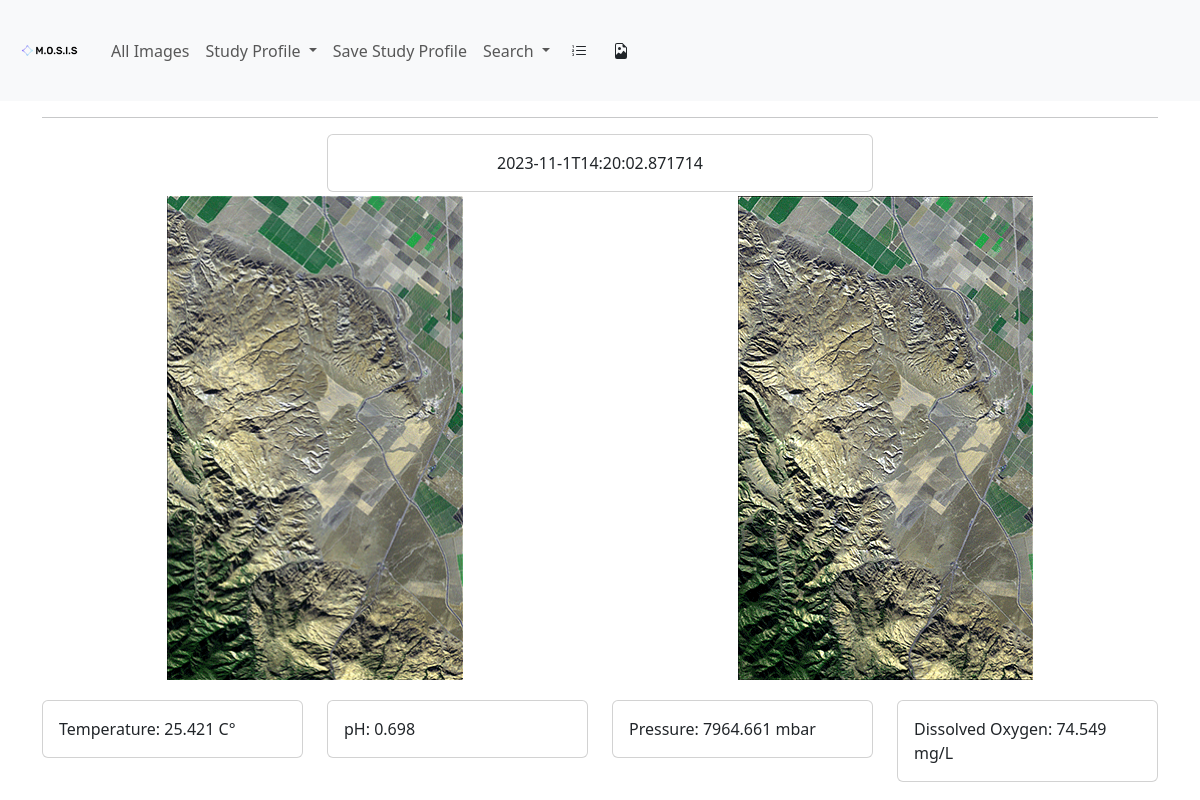
Page /entry/6 on the committed database.
### app.py (models this page shows, shortened)
class MediaMetadata(db.Model):
    __tablename__ = "MediaMetadata"
    metadataId = db.Column(INTEGER,
                           primary_key=True,
                           autoincrement=True,
                           nullable=False)
    entryId = db.Column(INTEGER, db.ForeignKey(MediaEntry.entryId))
    leftCameraMedia = db.Column(TEXT, nullable=False)
    rightCameraMedia = db.Column(TEXT, nullable=False)
    time = db.Column(TEXT, nullable=False)
    temperature = db.Column(REAL, nullable=False)
    pressure = db.Column(REAL, nullable=False)
    ph = db.Column(REAL, nullable=False)
    dissolvedOxygen = db.Column(REAL, nullable=False)

### app.py (the view, shortened to what this page needs)
@app.route("/entry/<id>")
def entry(id=0):
    MediaEntry = getMediaEntry(db, id)
    if MediaEntry.shotType == "SINGLE":
        return render_template("singleEntry.html",
                               MediaMetadata=getAllMediaMetadataId(db, id)[0],
                               str=str,
                               round=round,
                               url_for=url_for)

### app.py (called while the page is built)
def getMediaEntry(db, id: int) -> MediaEntryInternalRepresentation:
    ret = db.session.execute(
        select(MediaEntry).where(MediaEntry.entryId == id)).first()
    return MediaEntryInternalRepresentation(ret[0].entryId, ret[0].shotType,
                                            ret[0].time,
                                            ret[0].illuminationType,
                                            ret[0].saturation, ret[0].gain,
                                            ret[0].shutterSpeed,
                                            ret[0].whiteBalance)

def getAllMediaMetadataId(
        db, entryId: int) -> list[MediaMetadataInternalRepresentation]:
    ret = list(
        db.session.execute(
            select(MediaMetadata).where(MediaMetadata.entryId == entryId)))
    ret = list(
        map(
            lambda x: MediaMetadataInternalRepresentation(
                x[0].metadataId, x[0].entryId, x[0].leftCameraMedia, x[0].
                rightCameraMedia, x[0].time, x[0].temperature, x[0].ph, x[
                    0].dissolvedOxygen, x[0].pressure), ret))
    return ret

### templates/singleEntry.html (shortened to what this page needs)
  {% extends 'base.html' %}
  {% block body %}
  <div class="container">
    <hr>
    <div class="row d-flex justify-content-center">
      <div class="col-6">
        <div class="card">
          <div class="card-body d-flex justify-content-center">
            {{MediaMetadata.time}}
          </div>
        </div>
      </div>
    </div>
    <div class="row">
      <div class="col-6 d-flex justify-content-center mt-1 mb-1">
        <img src={{ url_for('static', filename=MediaMetadata.leftCameraMedia.split("/").pop()) }} alt="">
      </div>
      <div class="col-6 d-flex justify-content-center mt-1 mb-1">
        <img src={{ url_for('static', filename=MediaMetadata.rightCameraMedia.split("/").pop()) }} alt="">
      </div>
    </div>
    <div class="row pt-3">
      <div class="col-3">
        <div class="card">
          <div class="card-body">
            {{"Temperature: " + str(round(MediaMetadata.temperature,3)) + " C" + '°'}}
          </div>
        </div>
      </div>
      <div class="col-3">
        <div class="card">
          <div class="card-body">
            {{"pH: " + str(round(MediaMetadata.ph,3))}}
          </div>
        </div>
      </div>
      <div class="col-3">
        <div class="card">
          <div class="card-body">
            {{"Pressure: " + str(round(MediaMetadata.pressure,3)) + " mbar"}}
          </div>
        </div>
      </div>
      <div class="col-3">
        <div class="card">
          <div class="card-body">
            {{"Dissolved Oxygen: " + str(round(MediaMetadata.dissolvedOxygen,3)) + " mg/L"}}
          </div>
        </div>
      </div>
    </div>
  </div>
  {% endblock %}

### rows in the picture
MediaMetadata: time "2023-11-1T14:20:02.871714", leftCameraMedia (picture), rightCameraMedia (picture), temperature "Temperature: 25.421 C°", ph "pH: 0.698", pressure "Pressure: 7964.661 mbar", dissolvedOxygen "Dissolved Oxygen: 74.549 mg/L"
